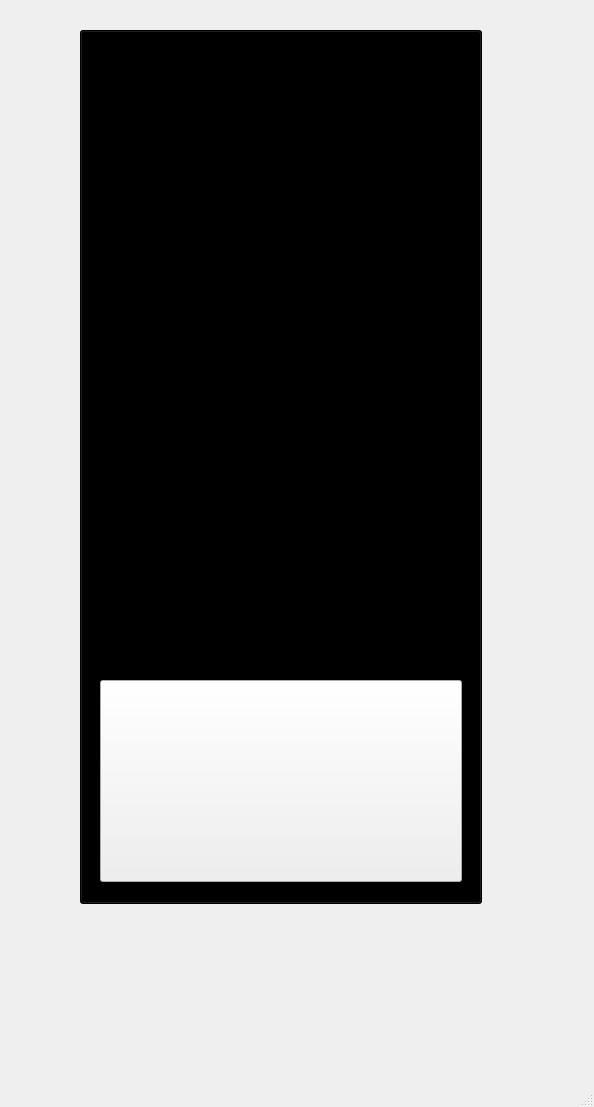
<?xml version="1.0" encoding="UTF-8"?>
<ui version="4.0">
 <class>MainWindow</class>
 <widget class="QMainWindow" name="MainWindow">
  <property name="geometry">
   <rect>
    <x>0</x>
    <y>0</y>
    <width>594</width>
    <height>1107</height>
   </rect>
  </property>
  <property name="windowTitle">
   <string>MainWindow</string>
  </property>
  <widget class="QWidget" name="centralwidget">
   <widget class="QPushButton" name="back_but">
    <property name="geometry">
     <rect>
      <x>100</x>
      <y>680</y>
      <width>362</width>
      <height>202</height>
     </rect>
    </property>
    <property name="styleSheet">
     <string notr="true">border-image: url(:/image/image_file/Group 20.png);</string>
    </property>
    <property name="text">
     <string/>
    </property>
   </widget>
   <widget class="QPushButton" name="pushButton">
    <property name="enabled">
     <bool>false</bool>
    </property>
    <property name="geometry">
     <rect>
      <x>80</x>
      <y>30</y>
      <width>402</width>
      <height>874</height>
     </rect>
    </property>
    <property name="styleSheet">
     <string notr="true">background-color: rgb(0, 0, 0);</string>
    </property>
    <property name="text">
     <string/>
    </property>
   </widget>
   <widget class="QLabel" name="label">
    <property name="geometry">
     <rect>
      <x>100</x>
      <y>50</y>
      <width>362</width>
      <height>612</height>
     </rect>
    </property>
    <property name="styleSheet">
     <string notr="true">border-image: url(:/image/image_file/hellp_talk.png);</string>
    </property>
    <property name="text">
     <string/>
    </property>
   </widget>
   <zorder>pushButton</zorder>
   <zorder>back_but</zorder>
   <zorder>label</zorder>
  </widget>
  <widget class="QMenuBar" name="menubar">
   <property name="geometry">
    <rect>
     <x>0</x>
     <y>0</y>
     <width>594</width>
     <height>22</height>
    </rect>
   </property>
  </widget>
  <widget class="QStatusBar" name="statusbar"/>
 </widget>
 <resources>
  <include location="resouce.qrc"/>
 </resources>
 <connections/>
</ui>
